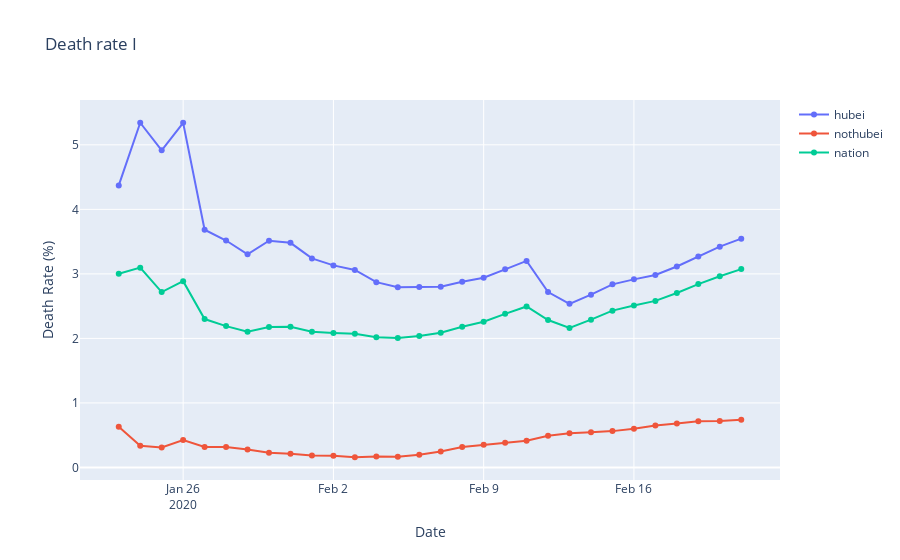

The notebook cell saved with this chart:
### Code cell
fig = go.Figure()
fig.add_trace(
    go.Scatter(x=result_n.date,
               y=result_n.deadCount_hubei / result_n.confirmedCount_hubei *
               100,
               mode='lines+markers',
               name='hubei'))
fig.add_trace(
    go.Scatter(x=result_n.date,
               y=result_n.deadCount_nothubei /
               result_n.confirmedCount_nothubei * 100,
               mode='lines+markers',
               name='nothubei'))
fig.add_trace(
    go.Scatter(x=result_n.date,
               y=result_n.deadCount_nation / result_n.confirmedCount_nation *
               100,
               mode='lines+markers',
               name='nation'))
fig.update_layout(title="Death rate I",
                  xaxis_title="Date",
                  yaxis_title="Death Rate (%)")
fig.show()
